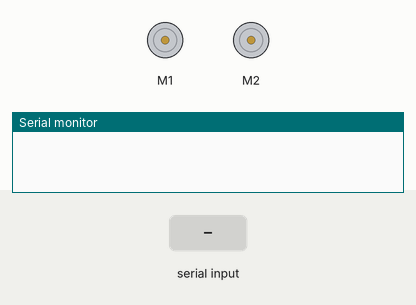
This sketch was run on a simulated Arduino Uno, built with avr-gcc and run on an emulated ATmega328P. On the bench: 2 × DC motor (green arrow = forward, orange = backward, longer = faster), the last lines printed to the serial monitor. Inputs (shaded band) come from the test bench.

Above: at 1.2 s.
1.3 s: "FORWARD" received over Serial
At 2.0 s:
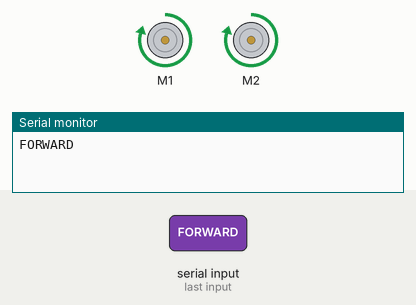
3.1 s: "BACKWARD" received over Serial
At 4.0 s:
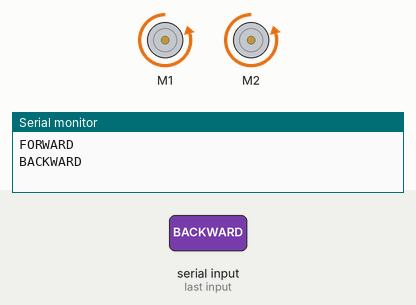
5.0 s: "LEFT" received over Serial
At 6.4 s:
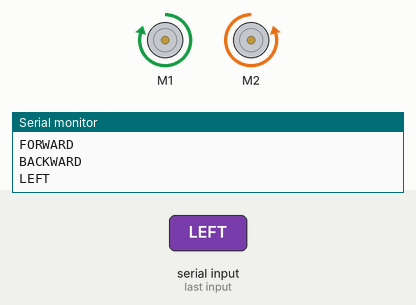
6.7 s: "RIGHT" received over Serial
At 7.2 s:
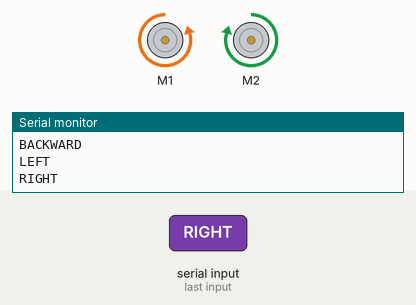
Timing chart, 0 to 9.4 s (numbered marks = the images above; inputs shaded):
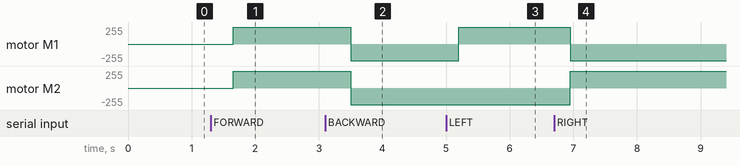

The sketch:

BLUETOOTH_CAR.ino
```cpp
#include <AFMotor.h>
AF_DCMotor right_motor(1, MOTOR12_8KHZ);
AF_DCMotor left_motor(2, MOTOR12_8KHZ);

String readString;

void setup() {
  Serial.begin(9600);
  right_motor.setSpeed(250);
  left_motor.setSpeed(250);
}

void loop() {
  while(Serial.available()){
    delay(50);
    char c=Serial.read();
    readString+=c;
  }
  if(readString.length()>0){
    Serial.println(readString);
    if (readString =="FORWARD"){
      right_motor.run (FORWARD);
      left_motor.run (FORWARD);
      delay(500);
    }
    if (readString =="BACKWARD"){
      right_motor.run (BACKWARD);
      left_motor.run (BACKWARD);
      delay(500);
    }
    if (readString =="LEFT"){
      right_motor.run (FORWARD);
      left_motor.run (BACKWARD);
      delay(500);
    }
    if (readString =="RIGHT"){
      right_motor.run (BACKWARD);
      left_motor.run (FORWARD);
      delay(500);
    }
    if (readString =="STOP"){
      right_motor.run (RELEASE);
      left_motor.run (RELEASE);
      delay(500);
    }

    readString="";
  }
}
```

Measured:
- after the input at 1.3 s, motor M1, motor M2: stopped → forward 250/255 after 0.35 s
- after the input at 3.1 s, motor M1, motor M2: forward 250/255 → backward 250/255 after 0.40 s
- after the input at 5.0 s, motor M1: backward 250/255 → forward 250/255 after 0.20 s
- after the input at 6.7 s, motor M1: forward 250/255 → backward 250/255 after 0.25 s; motor M2: backward 250/255 → forward 250/255 after 0.25 s
